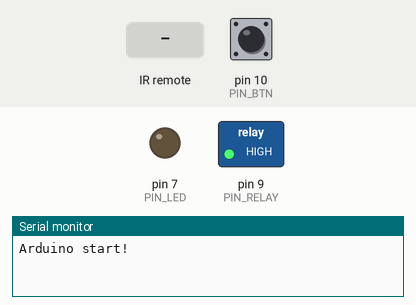
Bench run of a sketch on a simulated Arduino Uno, built with avr-gcc and run on an emulated ATmega328P. Shown: switched loads named in the sketch (green lamp = pin HIGH), output pins drawn as LEDs (lit = HIGH), the last lines printed to the serial monitor. The inputs (shaded band) are chosen by the test bench; at power-on: pin 10 (PIN_BTN) LOW.

Above: at 1.2 s.
1.3 s: pin 10 (PIN_BTN) pulled HIGH for 3.2 s
At 1.7 s:
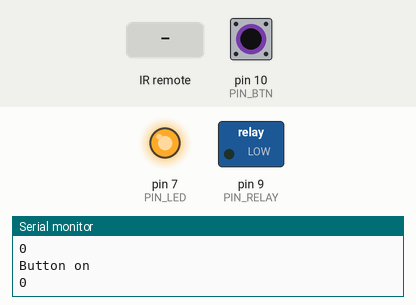
6.0 s: infrared code 0xCE9400FF received
At 7.1 s:
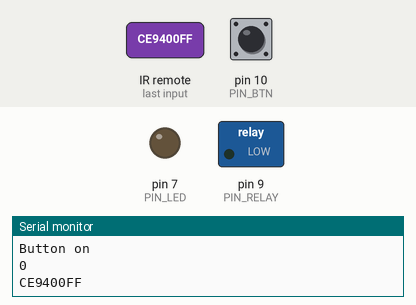
7.5 s: infrared code 0xCE9434CB received
At 7.67 s:
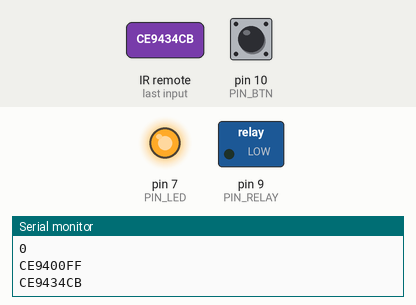
9.0 s: pin 10 (PIN_BTN) pulled HIGH for 0.15 s
At 9.6 s:
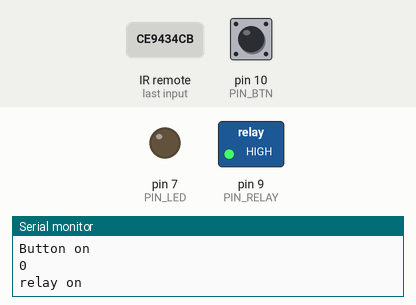
10.6 s: pin 10 (PIN_BTN) pulled HIGH for 1 s
At 12.8 s:
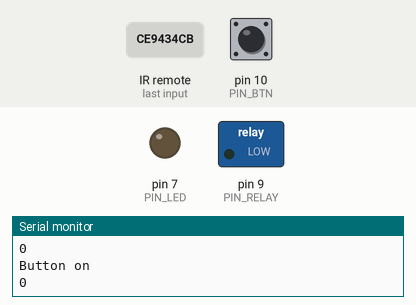
13.1 s: infrared code 0xCE9410EF received
At 13.24 s:
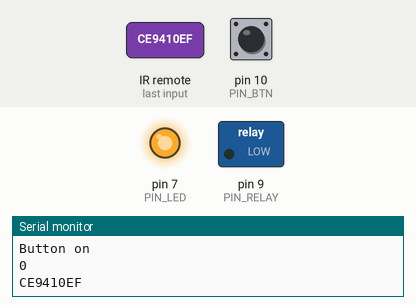
Timing chart, 0 to 15.6 s (numbered marks = the images above; inputs shaded):
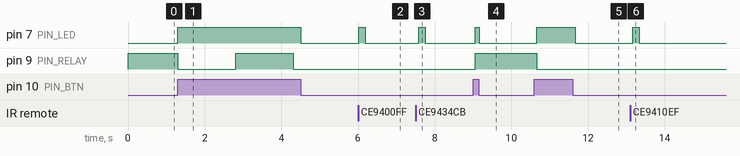

Measured:
- after the input at 1.3 s, pin 7 (PIN_LED): LOW → HIGH at once, → LOW 3.2 s later; pin 9 (PIN_RELAY): HIGH → LOW at once, → HIGH 1.5 s later, → LOW 1.5 s later
- after the input at 6.0 s, pin 7 (PIN_LED): LOW → HIGH at once, → LOW 0.17 s later
- after the input at 7.5 s, pin 7 (PIN_LED): LOW → HIGH after 0.09 s, → LOW 0.17 s later
- after the input at 9.0 s, pin 7 (PIN_LED): LOW → HIGH after 0.06 s, → LOW 0.10 s later; pin 9 (PIN_RELAY): LOW → HIGH after 0.06 s
- after the input at 10.6 s, pin 7 (PIN_LED): LOW → HIGH after 0.06 s, → LOW 1.0 s later; pin 9 (PIN_RELAY): HIGH → LOW after 0.06 s
- after the input at 13.1 s, pin 7 (PIN_LED): LOW → HIGH after 0.06 s, → LOW 0.17 s later

The sketch:

ir_control.ino
```cpp
#include <IRremote.h>
#include <IRremoteInt.h>

#define PIN_LED 7
#define PIN_RELAY 9
#define PIN_IR_SEND 3 /* Define in library */
#define PIN_IR_RECV 6
#define PIN_BTN 10

IRsend irsend;
IRrecv irrecv(PIN_IR_RECV);

#define FAN_BUF_SIZE 23
unsigned int fanOpen[]		= {1200,500,1200,500,350,1250,1250,450,1250,450,350,1300,350,1300,350,1250,350,1300,350,1300,350,1300,1200};
unsigned int fanMode[]		= {1250,450,1250,450,350,1300,1200,500,1200,450,350,1300,350,1300,350,1300,350,1250,1250,450,350,1300,350};
unsigned int fanECO[] 		= {1250,500,1200,450,350,1300,1250,450,1200,500,1200,500,350,1250,350,1300,350,1300,350,1300,1200,450,1250};
unsigned int fanTimeToClose[]	= {1200,500,1200,500,350,1250,1250,450,1250,450,350,1300,350,1250,350,1300,1250,450,350,1300,350,1300,350};
unsigned int fanTimeToStart[]	= {1200,450,1250,450,350,1300,1200,500,1200,500,350,1250,1250,450,350,1300,350,1300,350,1250,350,1300,350};
unsigned int fanUp[]		= {1250,450,1200,500,350,1300,1200,450,1250,450,350,1300,350,1300,350,1250,350,1300,350,1300,1200,500,350};
unsigned int fanDown[]		= {1250,450,1250,450,350,1300,1200,500,1200,450,1250,450,350,1300,350,1300,350,1250,1250,450,1250,450,350};

void setup()
{
	Serial.begin(9600);
	Serial.println("Arduino start!");

	pinMode(PIN_LED, OUTPUT);
	pinMode(PIN_RELAY, OUTPUT);
	pinMode(PIN_BTN, INPUT);
	digitalWrite(PIN_RELAY, HIGH);

	irrecv.enableIRIn();
}

void loop()
{
	unsigned long v = 0x0;
	decode_results  results;
	int i;
	static int light_on = 1;
	static int relay_idle = 0;
	static int btn_on = 0;

	if (digitalRead(PIN_BTN)) {
		btn_on = 1;
		Serial.println("Button on");
	} else {
		btn_on = 0;
	}

	// read IR and Button
	if (!btn_on && !irrecv.decode(&results)) {
		digitalWrite(PIN_LED, LOW);
		goto next;
	}

	digitalWrite(PIN_LED, HIGH);
	Serial.println(results.value, HEX);

	if (results.value == 0xCE9400FF || results.value == 0xCE9434CB)		// Speak Open --> enter
		irsend.sendNEC(0x8E7D42B,32);

	else if (results.value == 0xCE9410EF || results.value == 0xCE945CA3)	// Speak Up --> right & up1
		irsend.sendNEC(0x8E73CC3,32);

	else if (results.value == 0xCE9450AF || results.value == 0xCE94DC23)	// Speak Down --> down & down1
		irsend.sendNEC(0x8E7B24D,32);

	else if ((results.value == 0xCE94B847 || btn_on) && relay_idle == 0) {

		if (light_on) {
			digitalWrite(PIN_RELAY, LOW);
			light_on = 0;
			Serial.println("relay off");
		} else {
			digitalWrite(PIN_RELAY, HIGH);
			light_on = 1;
			Serial.println("relay on");

		}

		relay_idle = 15; // 15 * 100ms = 1.5 sec

	} else { /* For TECO FAN: need send many times */

		if (results.value == 0xCE9402FD || results.value == 0xCE94D42B) {// Fan LED disable --> blue
			for (i = 0; i < 60; i++) {
				irsend.sendRaw(fanECO, FAN_BUF_SIZE, 38);
				delay(20);
			}
		}

		for (i = 0; i < 10; i++) {

			if (results.value == 0xCE94D02F)					// Fan Open --> play
				irsend.sendRaw(fanOpen, FAN_BUF_SIZE, 38);

			else if (results.value == 0xCE94C03F || results.value == 0xCE94B44B)	// Fan Time to Close --> cancel
				irsend.sendRaw(fanTimeToClose, FAN_BUF_SIZE, 38);

			else if (results.value == 0xCE94906F || results.value == 0xCE9452AD)	// Fan UP --> up & up2
				irsend.sendRaw(fanUp, FAN_BUF_SIZE, 38);

			else if (results.value == 0xCE94807F|| results.value == 0xCE94D22D)	// Fan Down --> down & down2
				irsend.sendRaw(fanDown, FAN_BUF_SIZE, 38);

			else
				break;

			delay(40);
		}
	}

	irrecv.resume();
	irrecv.enableIRIn();

next:
	if (relay_idle)
		relay_idle--;

	delay(100);
}
```
